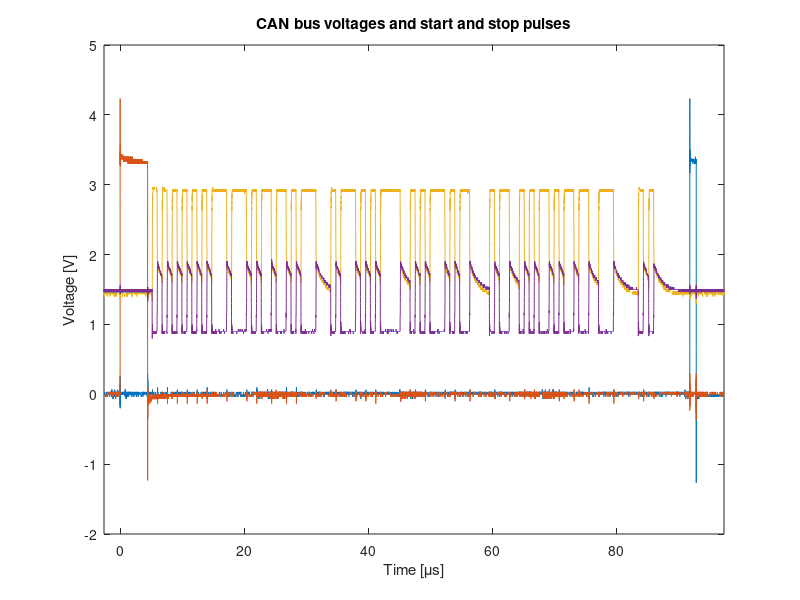

MATLAB code to generate this figure:
clear all; clc
M = csvread('C1Trace00000.txt',5,0);
t = M(:,1)*1e6;
V_stop = M(:,2);
V_start = csvread('C2Trace00000.txt',5,1);
Can_H = csvread('C3Trace00000.txt',5,1);
Can_L = csvread('C4Trace00000.txt',5,1);

clear M

hold off;
plot(t,V_stop);
hold on;
plot(t,V_start);
plot(t,Can_H);
plot(t,Can_L);

title('CAN bus voltages and start and stop pulses');
xlabel('Time [\mus]');
ylabel('Voltage [V]');
axis([t(1) t(length(t)) -2 5])

V_stop=round(V_stop/3.3)*3.3;
V_start=round(V_start/3.3)*3.3;

CAN = round(1-(Can_H-Can_L)/2);

searching = 1;
n=2;
while searching
    if V_start(n)<1
        if V_start(n-1)>1
            searching = 0;
        end
    end
    n=n+1;
end

t_start = t(n);

searching = 1;
n=2;
while searching
    if V_stop(n)>1
        if V_stop(n-1)<1
            searching = 0;
        end
    end
    n=n+1;
end

t_stop = t(n);

frame_time = t_stop-t_start

searching = 1;
n=2;
while searching
    if V_start(n)>1
        if V_start(n-1)<1
            searching = 0;
        end
    end
    n=n+1;
end

build_frame_time = t_start - t(n)



